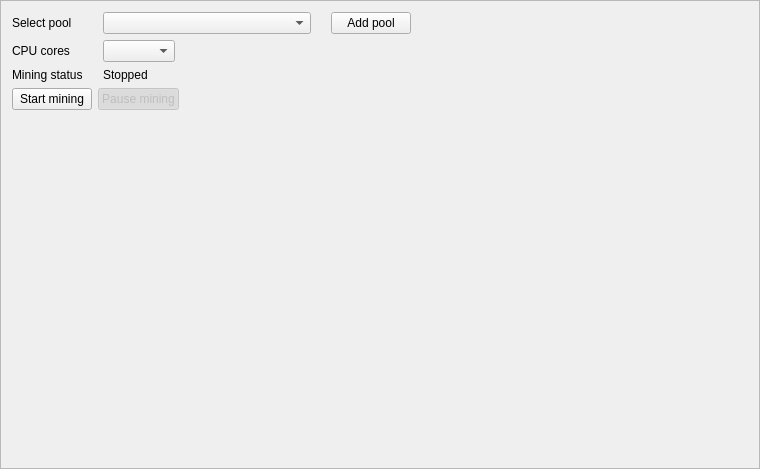
<?xml version="1.0" encoding="UTF-8"?>
<ui version="4.0">
 <class>MiningFrame</class>
 <widget class="QFrame" name="MiningFrame">
  <property name="geometry">
   <rect>
    <x>0</x>
    <y>0</y>
    <width>760</width>
    <height>469</height>
   </rect>
  </property>
  <property name="windowTitle">
   <string>Frame</string>
  </property>
  <property name="windowIcon">
   <iconset resource="../../resources.qrc">
    <normaloff>:/images/cryptonote</normaloff>:/images/cryptonote</iconset>
  </property>
  <property name="frameShape">
   <enum>QFrame::StyledPanel</enum>
  </property>
  <property name="frameShadow">
   <enum>QFrame::Raised</enum>
  </property>
  <layout class="QVBoxLayout" name="verticalLayout">
   <item>
    <layout class="QGridLayout" name="gridLayout" columnstretch="0,1,2">
     <property name="horizontalSpacing">
      <number>20</number>
     </property>
     <item row="2" column="0">
      <widget class="QLabel" name="label_3">
       <property name="text">
        <string>Mining status</string>
       </property>
      </widget>
     </item>
     <item row="0" column="1">
      <widget class="QComboBox" name="m_poolCombo">
       <property name="editable">
        <bool>false</bool>
       </property>
      </widget>
     </item>
     <item row="1" column="0">
      <widget class="QLabel" name="label_2">
       <property name="text">
        <string>CPU cores</string>
       </property>
      </widget>
     </item>
     <item row="0" column="0">
      <widget class="QLabel" name="label">
       <property name="text">
        <string>Select pool</string>
       </property>
      </widget>
     </item>
     <item row="1" column="1" alignment="Qt::AlignLeft">
      <widget class="QComboBox" name="m_cpuCombo"/>
     </item>
     <item row="2" column="1">
      <widget class="QLabel" name="m_stateLabel">
       <property name="text">
        <string>Stopped</string>
       </property>
      </widget>
     </item>
     <item row="0" column="2" alignment="Qt::AlignLeft">
      <widget class="QPushButton" name="m_addPoolButton">
       <property name="text">
        <string>Add pool</string>
       </property>
      </widget>
     </item>
    </layout>
   </item>
   <item>
    <layout class="QHBoxLayout" name="horizontalLayout">
     <item>
      <widget class="QPushButton" name="m_startButton">
       <property name="text">
        <string>Start mining</string>
       </property>
       <property name="checkable">
        <bool>true</bool>
       </property>
       <attribute name="buttonGroup">
        <string notr="true">m_miningButtonGroup</string>
       </attribute>
      </widget>
     </item>
     <item>
      <widget class="QPushButton" name="m_stopButton">
       <property name="enabled">
        <bool>false</bool>
       </property>
       <property name="text">
        <string>Pause mining</string>
       </property>
       <property name="checkable">
        <bool>true</bool>
       </property>
       <property name="checked">
        <bool>true</bool>
       </property>
       <attribute name="buttonGroup">
        <string notr="true">m_miningButtonGroup</string>
       </attribute>
      </widget>
     </item>
     <item>
      <spacer name="horizontalSpacer">
       <property name="orientation">
        <enum>Qt::Horizontal</enum>
       </property>
       <property name="sizeHint" stdset="0">
        <size>
         <width>40</width>
         <height>20</height>
        </size>
       </property>
      </spacer>
     </item>
    </layout>
   </item>
   <item>
    <spacer name="verticalSpacer">
     <property name="orientation">
      <enum>Qt::Vertical</enum>
     </property>
     <property name="sizeHint" stdset="0">
      <size>
       <width>20</width>
       <height>40</height>
      </size>
     </property>
    </spacer>
   </item>
  </layout>
 </widget>
 <resources>
  <include location="../../resources.qrc"/>
 </resources>
 <connections>
  <connection>
   <sender>m_startButton</sender>
   <signal>toggled(bool)</signal>
   <receiver>m_startButton</receiver>
   <slot>setDisabled(bool)</slot>
   <hints>
    <hint type="sourcelabel">
     <x>71</x>
     <y>117</y>
    </hint>
    <hint type="destinationlabel">
     <x>71</x>
     <y>117</y>
    </hint>
   </hints>
  </connection>
  <connection>
   <sender>m_stopButton</sender>
   <signal>toggled(bool)</signal>
   <receiver>m_stopButton</receiver>
   <slot>setDisabled(bool)</slot>
   <hints>
    <hint type="sourcelabel">
     <x>194</x>
     <y>117</y>
    </hint>
    <hint type="destinationlabel">
     <x>194</x>
     <y>117</y>
    </hint>
   </hints>
  </connection>
  <connection>
   <sender>m_miningButtonGroup</sender>
   <signal>buttonClicked(QAbstractButton*)</signal>
   <receiver>MiningFrame</receiver>
   <slot>startStopClicked(QAbstractButton*)</slot>
   <hints>
    <hint type="sourcelabel">
     <x>-1</x>
     <y>-1</y>
    </hint>
    <hint type="destinationlabel">
     <x>379</x>
     <y>234</y>
    </hint>
   </hints>
  </connection>
  <connection>
   <sender>m_addPoolButton</sender>
   <signal>clicked()</signal>
   <receiver>MiningFrame</receiver>
   <slot>addPoolClicked()</slot>
   <hints>
    <hint type="sourcelabel">
     <x>380</x>
     <y>29</y>
    </hint>
    <hint type="destinationlabel">
     <x>379</x>
     <y>234</y>
    </hint>
   </hints>
  </connection>
 </connections>
 <slots>
  <slot>startStopClicked(QAbstractButton*)</slot>
  <slot>addPoolClicked()</slot>
 </slots>
 <buttongroups>
  <buttongroup name="m_miningButtonGroup"/>
 </buttongroups>
</ui>
